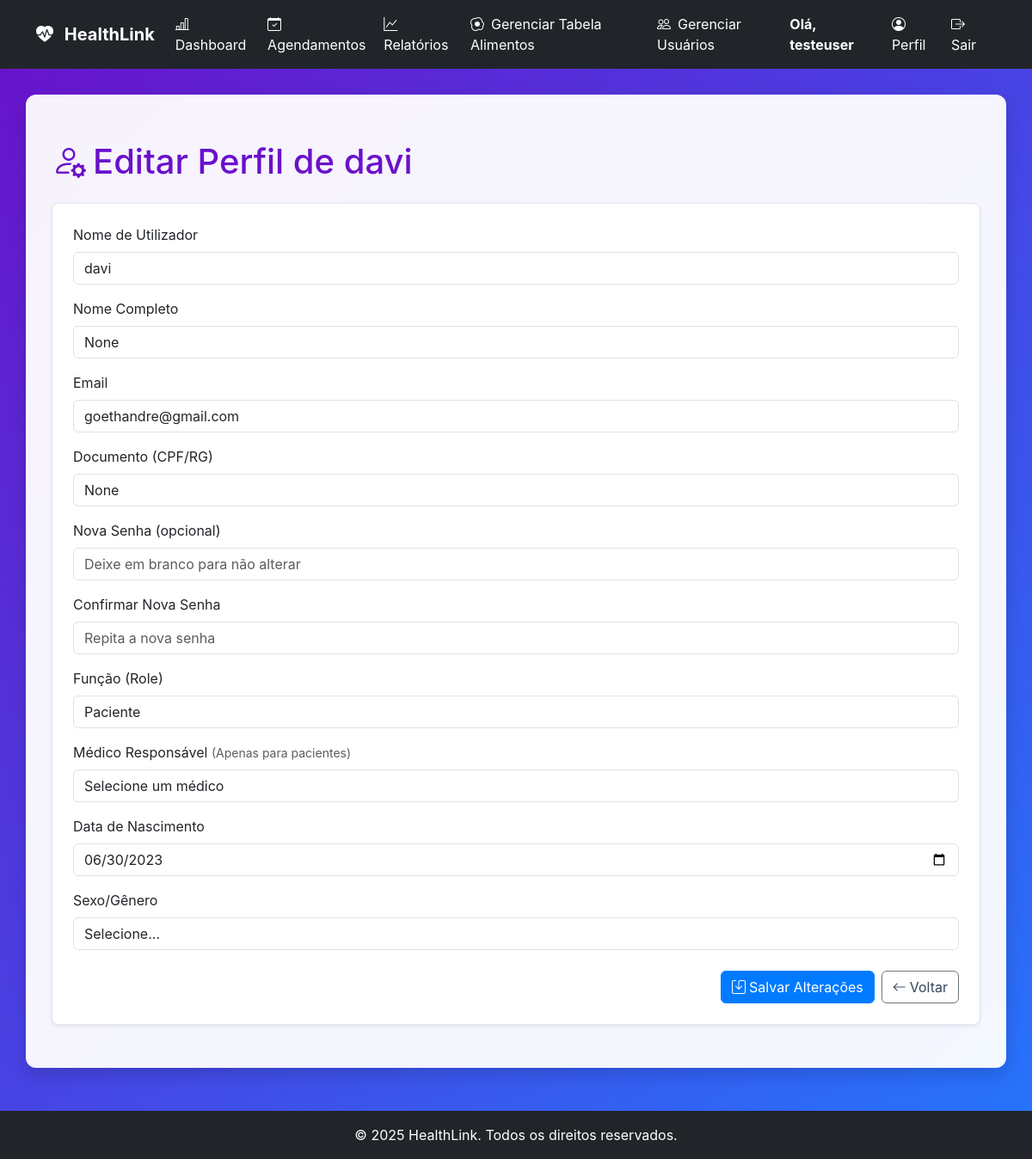
/editar_usuario/davi (signed in), run on an earlier commit of the app's database.
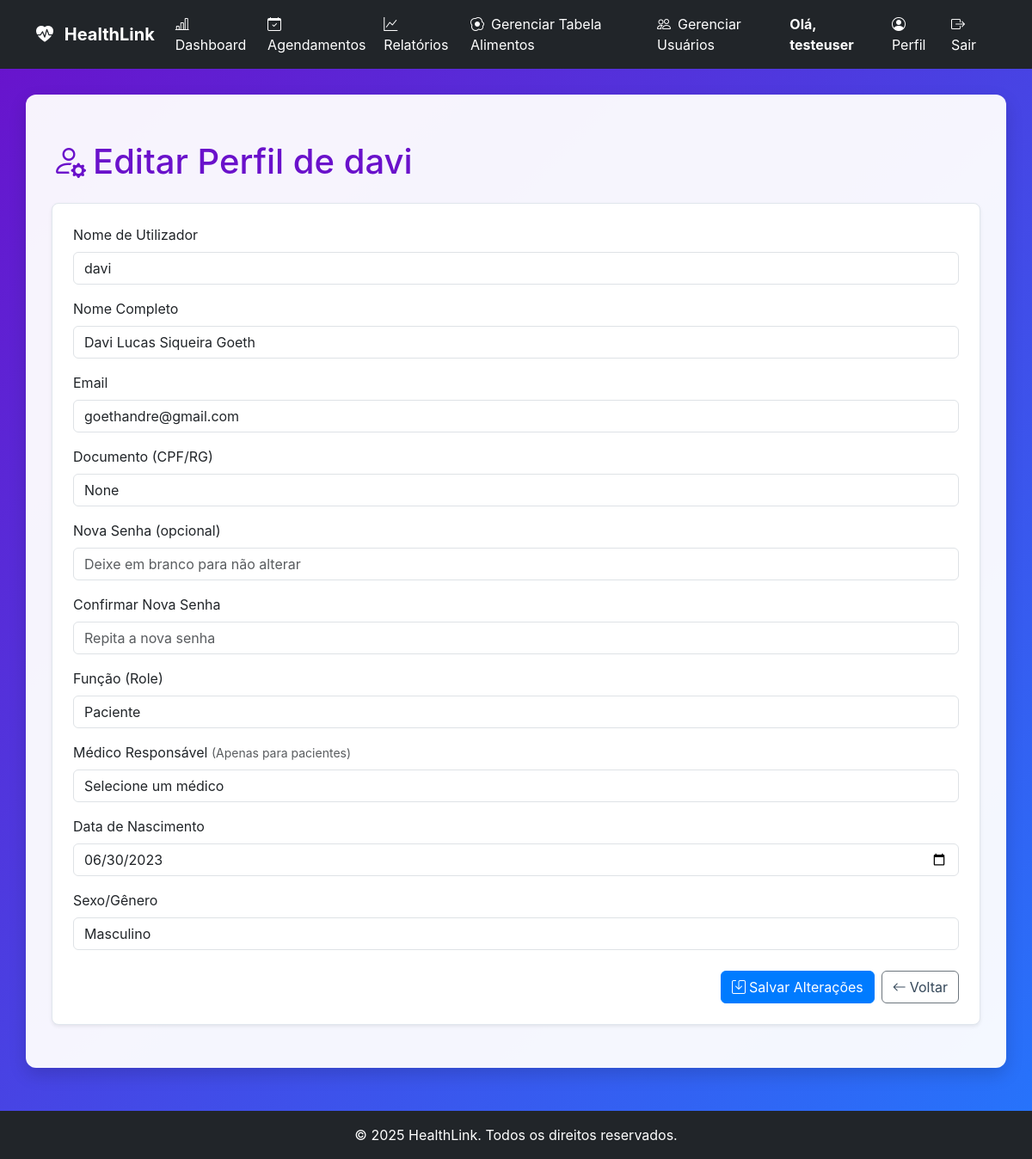
And on a later commit of the database.
### tables this page shows
CREATE TABLE users (
                    id INTEGER PRIMARY KEY,
                    username TEXT UNIQUE NOT NULL,
                    password_hash TEXT NOT NULL,
                    role TEXT NOT NULL DEFAULT 'paciente',
                    email TEXT,
                    nome TEXT,
                    razao_ic REAL,
                    fator_sensibilidade REAL,
                    data_nascimento TEXT,
                    sexo TEXT
                , nome_completo TEXT, telefone TEXT, medico_id INTEGER, meta_glicemia INTEGER, documento TEXT, crm TEXT, especialidade TEXT, cns TEXT, ric_manha REAL, ric_almoco REAL, ric_jantar REAL, fsi_manha REAL, fsi_almoco REAL, fsi_jantar REAL);

### app.py (the view, shortened to what this page needs)
@app.route('/editar_usuario/<username>', methods=['GET', 'POST'])
@login_required
def editar_usuario(username):
    if not current_user.is_admin:
        flash('Acesso não autorizado.', 'danger')
        return redirect(url_for('dashboard'))
    usuario = db_manager.carregar_usuario(username)
    if not usuario:
        flash('Usuário não encontrado.', 'danger')
        return redirect(url_for('gerenciar_usuarios'))
    medicos = db_manager.carregar_medicos()
    return render_template('editar_usuario.html', usuario=usuario, medicos=medicos)

### app.py (called while the page is built)
@app.context_processor
def inject_now():
    return {'now': datetime.now}

### database_manager.py (called while the page is built)
    def get_db_connection(self):
        conn = sqlite3.connect(self.db_path)
        conn.execute("PRAGMA foreign_keys = ON;")
        conn.row_factory = sqlite3.Row
        return conn

    def carregar_usuario(self, username):
        with self.get_db_connection() as conn:
            cursor = conn.cursor()
            cursor.execute("SELECT * FROM users WHERE username = ?", (username,))
            user_data = cursor.fetchone()
            return dict(user_data) if user_data else None

    def carregar_usuario_por_id(self, user_id):
        conn = self.get_db_connection()
        user_data = conn.execute(
            "SELECT id, username, role, email, nome_completo, razao_ic, fator_sensibilidade, data_nascimento, sexo, telefone, medico_id FROM users WHERE id = ?",
            (user_id,)
        ).fetchone()
        conn.close()
        return dict(user_data) if user_data else None

### models.py (called while the page is built)
    @property
    def is_admin(self):
        return self.role == 'admin'

    @property
    def is_paciente(self):
        return self.role == 'paciente' or self.role == 'user'

### templates/editar_usuario.html (shortened to what this page needs)
{% extends "base.html" %}
{% block content %}
<div class="container mt-4">
    <h1 class="mb-4">
        <i class="bi bi-person-gear me-2"></i>Editar Perfil de {{ usuario['username'] }}
    </h1>
    <div class="card p-4 shadow-sm">
        <form method="POST">
            <div class="mb-3">
                <label for="username" class="form-label">Nome de Utilizador</label>
                <input type="text" class="form-control" id="username" name="username" value="{{ usuario['username'] }}"
                    readonly>
            </div>
            <div class="mb-3">
                <label for="nome_completo" class="form-label">Nome Completo</label>
                <input type="text" class="form-control" id="nome_completo" name="nome_completo"
                    value="{{ usuario.get('nome_completo', '') }}" placeholder="Nome completo (opcional)">
            </div>
            <div class="mb-3">
                <label for="email" class="form-label">Email</label>
                <input type="email" class="form-control" id="email" name="email" value="{{ usuario.get('email', '') }}"
                    placeholder="Email">
            </div>
            <div class="mb-3">
                <label for="documento" class="form-label">Documento (CPF/RG)</label>
                <input type="text" class="form-control" id="documento" name="documento"
                    value="{{ usuario.get('documento', '') }}" placeholder="CPF, RG ou outro documento">
            </div>
            <div class="mb-3">
                <label for="password" class="form-label">Nova Senha (opcional)</label>
                <input type="password" class="form-control" id="password" name="senha"
                    placeholder="Deixe em branco para não alterar">
            </div>
            <div class="mb-3">
                <label for="password_confirm" class="form-label">Confirmar Nova Senha</label>
                <input type="password" class="form-control" id="password_confirm" name="confirmar_senha"
                    placeholder="Repita a nova senha">
            </div>
            <div class="mb-3">
                <label for="role" class="form-label">Função (Role)</label>
                <select class="form-control" id="role" name="role">
                    <option value="paciente" {% if usuario.get('role')=='paciente' or usuario.get('role')=='user'
                        %}selected{% endif %}>Paciente</option>
                </select>
            </div>
            <div class="mb-3">
                <label for="medico_vinculado" class="form-label">
                    Médico Responsável
                    <small class="text-muted">(Apenas para pacientes)</small>
                </label>
                <select class="form-control" id="medico_vinculado" name="medico_vinculado">
                    <option value="">Selecione um médico</option>
                </select>
            </div>
            <div class="mb-3">
                <label for="data_nascimento" class="form-label">Data de Nascimento</label>
                <input type="date" class="form-control" id="data_nascimento" name="data_nascimento"
                    value="{{ usuario.get('data_nascimento', '') }}">
            </div>
            <div class="mb-3">
                <label for="sexo" class="form-label">Sexo/Gênero</label>
                <select class="form-control" id="sexo" name="sexo">
                    <option value="">Selecione...</option>
                    <option value="Masculino" {% if usuario.get('sexo')=='Masculino' %}selected{% endif %}>
                        Masculino
                    </option>
                </select>
            </div>
            <div class="d-flex justify-content-end mt-4">
                <button type="submit" class="btn btn-primary me-2">
                    <i class="bi bi-save me-1"></i>Salvar Alterações
                </button>
                <a href="{{ url_for('gerenciar_usuarios') }}" class="btn btn-secondary">
                    <i class="bi bi-arrow-left me-1"></i>Voltar
                </a>
            </div>
        </form>
    </div>
</div>
{% endblock %}

What changed in the data, as far as the page shows it:
changed users "davi": nome_completo (not shown) → "Davi Lucas Siqueira Goeth"; documento (not shown) → "None"; sexo (not shown) → "Masculino"
Also different on the page:
form field nome_completo: "None" → (not shown)
form field documento: "None" → (not shown)
form field sexo: "Selecione..." → (not shown)
